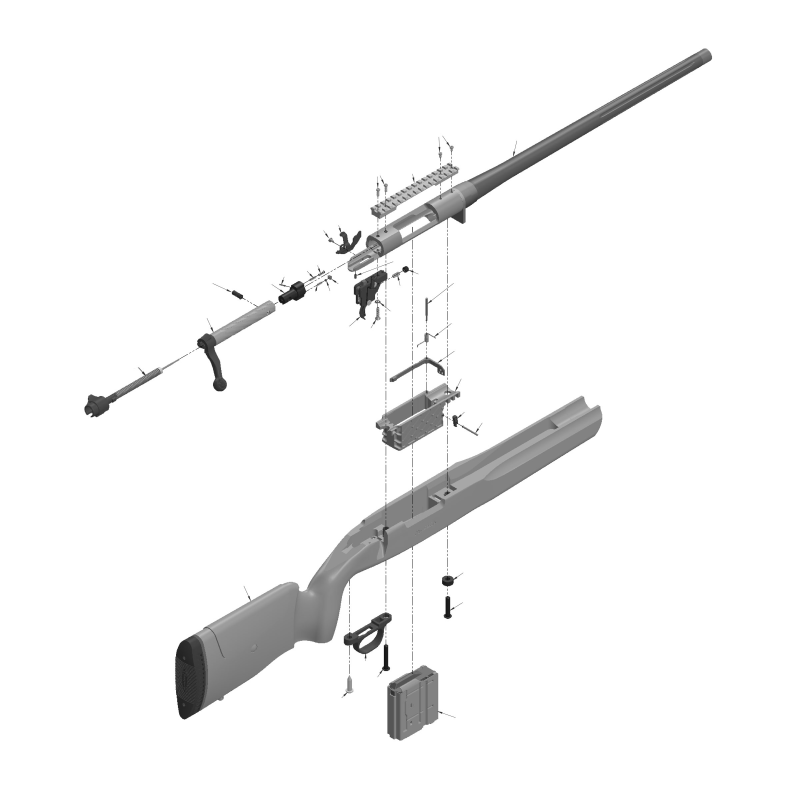
#> input picture mvp.jpg, 2400 x 2400 px (shown at 1/3 size); its folder holds only this picture in this run
$ python -i schematic_cv.py   (imports and definitions only)   (older library calls are emulated)
#> lines starting #> are read from the running program, lines starting #| are printed output that depends on the picture; after the words box and inside, x2 and y2 are one past the last pixel; in counts of white or black regions, pixels touching at a corner belong together
import numpy as np
import matplotlib.pyplot as plt
import base64
import flask
import collections
import cv2
import time

PLOT_ARROWS = True
SHOW_GUN_PLOTS = False


def contour_color_stats(contour, image):
    mask = np.zeros(image.shape, np.uint8)
    cv2.drawContours(mask, [contour], -1, 255, -1)


    vals = image[mask==255]
    return {"mean" : vals.mean(), "median" : np.median(vals), "min" : vals.min(), "max" : vals.max()}


def is_gun_component(contour, im_gs, color_median):
    size = cv2.contourArea(contour)

    if size >= 70:
        return True

    if size <= 20: return False


    color = contour_color_stats(contour, im_gs)["median"]
    return color > color_median and color < 240


def contour_gun_objects(orig_image, im_gs):
    lines_removed = cv2.medianBlur(im_gs, 11)


    im_gs_white_on_black = 255 - im_gs
    eroded = cv2.erode(im_gs_white_on_black, np.ones((3,3)), iterations=1)


    med_blurred = cv2.medianBlur(eroded, 5)

    dil = cv2.dilate(med_blurred, np.ones((5,5)))


    if SHOW_GUN_PLOTS:
        plt.imshow(dil, cmap="gray")
        plt.show()


    canny = cv2.Canny(dil, 150, 300)


    im, conts, hier = cv2.findContours(med_blurred, cv2.RETR_EXTERNAL, cv2.CHAIN_APPROX_SIMPLE)

    small_color_medians = np.array([contour_color_stats(cont, im_gs)["median"] for cont in conts if cv2.contourArea(cont) < 100])
    small_color_median = np.median(small_color_medians[small_color_medians < 240])

    gun_components = [cont for cont in conts if is_gun_component(cont, im_gs, small_color_median)]
    non_components = [cont for cont in conts if not is_gun_component(cont, im_gs, small_color_median)]


    if SHOW_GUN_PLOTS:
        cv2.drawContours(orig_image, gun_components, -1, [255, 0, 0], 1)
        plt.imshow(orig_image)
        plt.show()


    return gun_components

class ArrowWindow:
    def __init__(self, window_color):
        self.window_color = window_color
        self.potential_arrows = []

    def add_arrow(self, arrow):
        self.potential_arrows.append(arrow)

class ArrowContour:
    def __init__(self, cont, window, win_x, win_y, win_rad):
        self.contour = cont
        self.absolute_contour = cont + [[win_x - win_rad, win_y - win_rad]]
        self.area = cv2.contourArea(cont)
        color_stats = contour_color_stats(cont, window)
        self.median_color = color_stats["median"]
        self.min_color = color_stats["min"]
        self.max_color = color_stats["max"]


    # [4 lines left out: function get_abs_cm, not called in this run]


class AnalyzedArrow:
    def __init__(self, abs_contour, seek_dv, center_pt, heavy_pt, light_pt, im_gs): #TODO REMOVE IM_GS ARGUMENT
        hx, hy = heavy_pt
        lx, ly = light_pt
        x,y = center_pt
        dx_raw = hx - lx
        dy_raw = hy - ly
        mag = ((dx_raw**2) + (dy_raw**2))**(1/2)
        dx_normed = dx_raw/mag
        dy_normed = dy_raw/mag

        assert(abs(((dx_normed**2) + (dy_normed**2))**(1/2) - 1) < 0.0000001) # Should be a unit vector

        dt = 15
        backward_dt = -3
        x0 = int(x + dx_normed * backward_dt)
        y0 = int(y + dy_normed * backward_dt)

        x1 = int(x + dx_normed * dt)
        y1 = int(y + dy_normed * dt)


        self.ray_start = (x0, y0)
        self.ray_end = (x1, y1)
        self.unit_vector = (dx_normed, dy_normed)
        self.ortho_unit_vector = (dy_normed, -dx_normed)
        self.abs_contour = abs_contour
        self.seek_dv = seek_dv
        self.center = (x,y)


        # This could technically be done in a small quadrant as relative coordinates
        # then converted to absolute coordinates but it's already pretty fast

        ray_mask = np.zeros(im_gs.shape, np.uint8)
        cv2.line(ray_mask, self.ray_start, self.ray_end, 255, 1)
        self.points_on_line = np.array(tuple(reversed(np.nonzero(ray_mask)))).transpose()

        #self.find_arrow_tail(im_gs) not complete


    # [28 lines left out: function find_arrow_tail, not called in this run]


def detect_arrows(orig_image, im_gs, gun_contours):
    arrow_contours = detect_arrow_contours(orig_image, im_gs, gun_contours)

    im_gs_only_contours = im_gs.copy()

    arrow_contour_mask = np.zeros(im_gs.shape, np.uint8)
    cv2.drawContours(arrow_contour_mask, [arr.absolute_contour for arr in arrow_contours], -1, 255, -1)
    cv2.GaussianBlur(arrow_contour_mask, (5,5), 0)
    im_gs_only_contours[arrow_contour_mask != 255] =  255


    analyzed_arrows = []


    # Find the direction the arrow is pointing
    for arrow_i, arrow in enumerate(arrow_contours):
        [[vx], [vy], [x], [y]] = cv2.fitLine(arrow.absolute_contour, cv2.DIST_L2, 0, 0.1, 0.1)

        diff = 0
        dv = 6
        rad = 3

        while diff < 1/3 * (2 * rad + 1)**2: # 1/3 the area
            x0, y0 = x + dv * -vx, y + dv * -vy
            x1, y1 = x + dv * vx, y + dv * vy

            x, y = map(int, (x, y))
            x0, y0 = map(int, (x0, y0))
            x1, y1 = map(int, (x1, y1))


            #print(x0)
            #print(type(x0), type(y0), type(x1), type(y1))

            sq0 = im_gs[y0-rad:y0+rad+1, x0-rad:x0+rad+1]
            sq1 = im_gs[y1-rad:y1+rad+1, x1-rad:x1+rad+1]

            sq0_filled_pixels = sq0[sq0 != 255].__len__()
            sq1_filled_pixels = sq1[sq1 != 255].__len__()

            s0_darker = sq0_filled_pixels > sq1_filled_pixels
            diff = abs(sq0_filled_pixels - sq1_filled_pixels)

            dv += 1

        if s0_darker:
            heavy_pt = (x0, y0)
            light_pt = (x1, y1)
        if not s0_darker:
            heavy_pt = (x1, y1)
            light_pt = (x0, y0)


        cv2.drawContours(orig_image, [arrow.absolute_contour], -1, (255, 0, 0), 1)
        analyzed = AnalyzedArrow(abs_contour=arrow.absolute_contour, seek_dv=dv, center_pt=(x,y), heavy_pt=heavy_pt, light_pt=light_pt, im_gs=im_gs)
        analyzed_arrows.append(analyzed)
    return analyzed_arrows

def detect_arrow_contours(orig_image, im_gs, gun_contours):
    plt.subplots_adjust(hspace=.9)
    im_gs_cp = im_gs.copy()

    cv2.drawContours(im_gs_cp, gun_contours, -1, 255, -1)
    ret, bin = cv2.threshold(im_gs_cp, 100, 255, cv2.THRESH_BINARY_INV)
    blurred = cv2.medianBlur(bin, 5)
    im, arrow_center_contours, hi = cv2.findContours(blurred, cv2.RETR_EXTERNAL, cv2.CHAIN_APPROX_SIMPLE)

    windows = []
    WINDOW_RADIUS = 10

    areas = []
    median_colors = []
    min_colors = []

    for i,cnt in enumerate(arrow_center_contours):
        moments = cv2.moments(cnt)

        if moments["m00"] == 0:
            x,y = cnt[0][0]
        else:
            x,y = int(moments["m10"] / moments["m00"]), int(moments["m01"] / moments["m00"])

        window = im_gs_cp[y-WINDOW_RADIUS:y+WINDOW_RADIUS, x-WINDOW_RADIUS:x+WINDOW_RADIUS]
        window_color = orig_image[y-WINDOW_RADIUS:y+WINDOW_RADIUS, x-WINDOW_RADIUS:x+WINDOW_RADIUS]
        ret, window_th = cv2.threshold(window, 150, 255, cv2.THRESH_BINARY_INV)

        im, inner_arrow_contours, hi = cv2.findContours(window_th, cv2.RETR_EXTERNAL, cv2.CHAIN_APPROX_SIMPLE)
        current_window = ArrowWindow(window_color)


        for cnt in inner_arrow_contours:
            arr = ArrowContour(cnt, window, x, y, WINDOW_RADIUS)

            if arr.area < 10 or arr.area > 70: continue

            areas.append(arr.area)
            median_colors.append(arr.median_color)
            min_colors.append(arr.min_color)
            current_window.add_arrow(arr)

        windows.append(current_window)


    med_area = np.median(areas)
    med_col = np.median(median_colors)
    med_min_col = np.median(min_colors)


    area_low = np.percentile(areas, 10)
    area_high = np.percentile(areas, 90)
    col_high = np.percentile(median_colors, 80)


    i = 1
    best_arrows = []
    plt.suptitle("Arrow detection")
    for window in windows:
        err = lambda arrow: (arrow.area - med_area)**2 + (arrow.median_color - med_col)**2 + (arrow.min_color - med_min_col)**2

        win_col_cp = window.window_color.copy()
        pot_arrows = window.potential_arrows

        new_pot_arrows = [arr for arr in pot_arrows if abs(arr.min_color-med_min_col) <= 10]
        if new_pot_arrows:
            best_arrow = min(new_pot_arrows, key=err)
            cv2.drawContours(win_col_cp, [best_arrow.contour], -1, (0, 255, 0), 1)
            best_arrows.append(best_arrow)


        if PLOT_ARROWS:
            plt.subplot(10,10,i)
            plt.title(str(best_arrow.min_color if new_pot_arrows else "no arrow"))
            i += 1

            plt.imshow(win_col_cp)


    if PLOT_ARROWS:

        plt.show()
    return best_arrows


class ContourDetectionMask:
    def __init__(self, gun_contours, im_gs):
        self.detection_arr = np.zeros(im_gs.shape, np.uint8)
        self.contour_lookup = {}
        self.gun_contours = gun_contours

        for i, contour in enumerate(gun_contours):
            index_to_place = i + 1
            self.contour_lookup[i+1] = gun_contours[i]
            cv2.drawContours(self.detection_arr, gun_contours, i, i + 1, -1)


def pair_arrows(analyzed_arrows, contour_detection_mask, orig_image):


    cv2.drawContours(orig_image, contour_detection_mask.gun_contours, -1, (255, 0, 0), 1)

    for i,cont in enumerate(contour_detection_mask.gun_contours):
        pt = cont[0][0]
        cv2.putText(orig_image, "C" +str(i+1), tuple(pt), cv2.FONT_HERSHEY_DUPLEX, 0.4, (0, 0, 255), 1, cv2.LINE_AA)


    for i, arr in enumerate(analyzed_arrows):
        cv2.line(orig_image, arr.ray_start, arr.ray_end, (0, 255, 0), 1)
        cv2.putText(orig_image, "A"+str(i), arr.ray_start, cv2.FONT_HERSHEY_DUPLEX, 0.4, (0, 0, 255), 1, cv2.LINE_AA)


    total =0
    hits = 0
    for i, arrow in enumerate(analyzed_arrows):
        pts = arrow.points_on_line

        [x_coords, y_coords] = pts.transpose()

        all_detections = contour_detection_mask.detection_arr[y_coords,x_coords]
        real_detections = np.unique(all_detections[all_detections.nonzero()])

        total += 1
        if len(real_detections) > 0:
            hits += 1

        print("ARROW", i, "INTERSECTS", real_detections)
    plt.title("Contours and arrows")


    plt.imshow(orig_image)
    cv2.imwrite('500_contours_and_arrows.png', orig_image)
    plt.show()


# [342 lines left out: functions show, arrow_testing, build_angle_rect, generate_normal_vectors, score_rect, get_contour_cm and 5 more, not called in this run]
        #cv2.drawContours(orig_image, [max_cnt], -1, [0, 0, 255], 3)


class GunArrowPair:
    # [6 lines left out: function __init__, not called in this run]

    def plot_both(self, color):
        cv2.line(self.orig_image, tuple(self.arrow_cm), tuple((self.arrow_cm + 10 * self.arrow_uv).astype(int)), [0, 150, 200])
        cv2.drawContours(self.orig_image, [self.arrow_rect_contour, self.gun_contour], -1, color, 1)


    # [207 lines left out: functions get_arrow_head_cm, get_back_of_arrow, arrow_method_2, try_sift, not called in this run]


def process(orig_image):
    #try_other_shit(orig_image)

    im_gs = cv2.cvtColor(orig_image, cv2.COLOR_RGB2GRAY)
    gun_contours = contour_gun_objects(orig_image, im_gs)


    # Miscellenous other experiments
    # arrow_method_2(orig_image, im_gs, gun_contours)
    # arrow_testing(orig_image, im_gs, gun_contours)


    analyzed_arrows = detect_arrows(orig_image, im_gs, gun_contours)
    cdm = ContourDetectionMask(gun_contours, im_gs)
    pair_arrows(analyzed_arrows, cdm, orig_image)

    plt.imshow(orig_image)
    plt.show()


# TOdo trying measure the arrow using a literal arrow contour instead of a rectangle
# TRy rotating while using normal vectors instead of only rotating max
# Strategies to deal with arrows embeedded into contours


#process(cv2.imread(r"C:\Users\Admin\Desktop\exploded_view_500.png"))
#process(cv2.imread(r"C:\Users\Admin\Desktop\500.jpg"))
#process(cv2.imread(r"C:\Users\Admin\Desktop\835.jpg"))
# [1 line not run here, left out]

>>> import cv2
>>> picture = cv2.cvtColor(cv2.imread('mvp.jpg'), cv2.COLOR_BGR2RGB)
#> picture is the input picture: shape (2400, 2400, 3); min 0, max 255, mean 245
>>> result = process(picture)
#> in contour_gun_objects, `canny = cv2.Canny(dil, 150, 300)`:
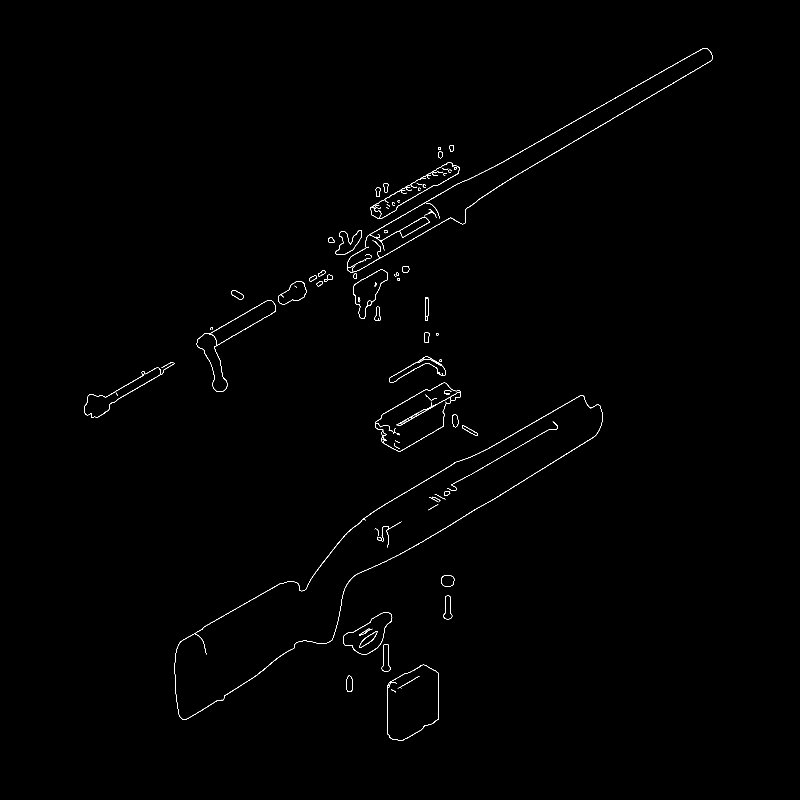
#> canny: shape (2400, 2400) (shown at 1/3 size); 0.36% white in thin lines or dots, all inside (x1, y1, x2, y2) = (252, 144, 2138, 2223)
#> in contour_gun_objects, `im, conts, hier = cv2.findContours(med_blurred, cv2.RETR_EXTERNAL, cv2..`: conts = 74 contours, 38 with area under 20; largest, box (x1, y1, x2, y2) and area: (526, 1188, 1806, 2158) 228969, (1044, 146, 2136, 815) 68471, (1162, 1996, 1315, 2221) 26647, (1127, 1150, 1380, 1352) 24971, (592, 902, 826, 1173) 12879
#> in contour_gun_objects, `small_color_medians = np.array([contour_color_stats(cont, im_gs)["medi..`: small_color_medians = 45 values, max 150 at index 25, min 48.5 at index 44, mean 62.99
#> in contour_gun_objects, `small_color_median = np.median(small_color_medians[small_color_medians..`: small_color_median = 51
#> in contour_gun_objects, `gun_components = [cont for cont in conts if is_gun_component(cont, im_..`: gun_components = 36 contours; largest, box (x1, y1, x2, y2) and area: (526, 1188, 1806, 2158) 228969, (1044, 146, 2136, 815) 68471, (1162, 1996, 1315, 2221) 26647, (1127, 1150, 1380, 1352) 24971, (592, 902, 826, 1173) 12879
#> in contour_gun_objects, `non_components = [cont for cont in conts if not is_gun_component(cont,..`: non_components = 38 contours, all with area under 20
#> in process, `gun_contours = contour_gun_objects(orig_image, im_gs)`: gun_contours has the same summary as gun_components in contour_gun_objects
#> in detect_arrow_contours, `blurred = cv2.medianBlur(bin, 5)`:
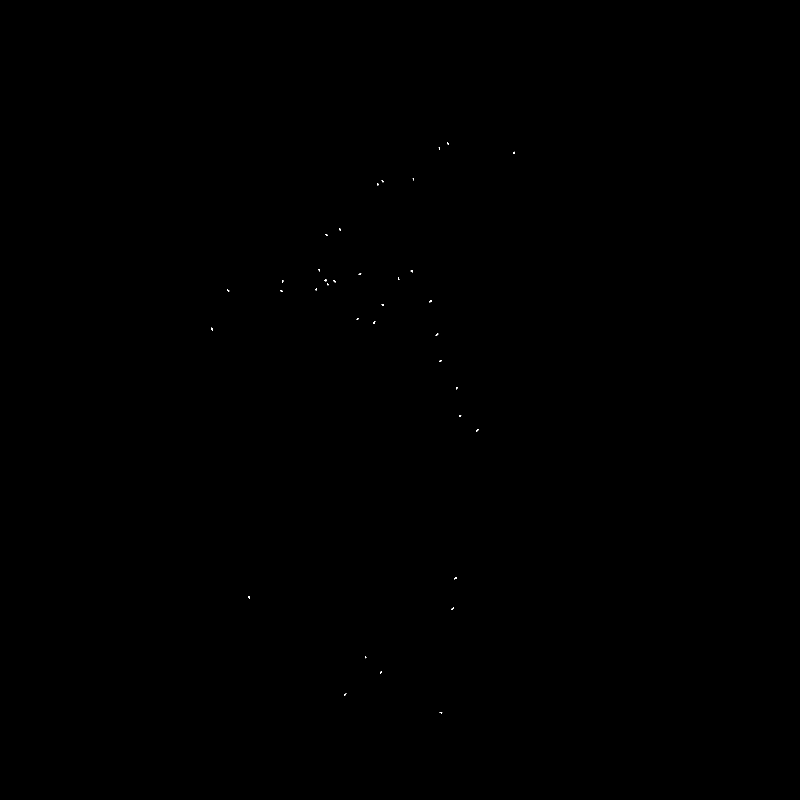
#> blurred: shape (2400, 2400) (shown at 1/3 size); 0.01% white; 36 white regions (3 under 20 px)
#> in detect_arrow_contours, `im, arrow_center_contours, hi = cv2.findContours(blurred, cv2.RETR_EXT..`: arrow_center_contours = 36 contours, 34 with area under 20; largest, box (x1, y1, x2, y2) and area: (633, 983, 639, 992) 22, (1363, 1731, 1371, 1738) 20; hi = 36 rows, first 6: [1, -1, -1, -1], [2, 0, -1, -1], [3, 1, -1, -1], [4, 2, -1, -1], [5, 3, -1, -1], [6, 4, -1, -1]
#> the loop in detect_arrow_contours, `for i,cnt in enumerate(arrow_center_contours):` made 36 passes
#> (x, y, hi) on passes 9, 18: (1379, 1247, [[1, -1, -1, -1], [2, 0, -1, -1], [-1, 1, -1, -1]]), (844, 872, [[1, -1, -1, -1], [-1, 0, -1, -1]])
#> after the loop in detect_arrow_contours, `for i,cnt in enumerate(arrow_center_contours):`:
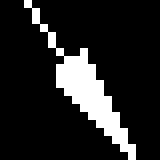
#> window_th: shape (20, 20) (shown 8 times larger); 14% white; 1 white region, box (x1, y1, x2, y2) and area: (3, 0, 17, 20) 56
#> after the loop in detect_arrow_contours, `for i,cnt in enumerate(arrow_center_contours):`: areas = 36 values, max 46 at index 23, min 27 at index 30, mean 32.6; median_colors = 36 values, max 65.5 at index 23, min 54 at index 4, mean 58.44; min_colors = 36 values, max 45 at index 3, min 4 at index 23, mean 37.36; windows = 36 items
#> in detect_arrow_contours, `med_area = np.median(areas)`: med_area = 32
#> in detect_arrow_contours, `med_col = np.median(median_colors)`: med_col = 58
#> in detect_arrow_contours, `med_min_col = np.median(min_colors)`: med_min_col = 40
#> in detect_arrow_contours, `area_low = np.percentile(areas, 10)`: area_low = 29.5
#> in detect_arrow_contours, `area_high = np.percentile(areas, 90)`: area_high = 37
#> in detect_arrow_contours, `col_high = np.percentile(median_colors, 80)`: col_high = 61
#> the loop in detect_arrow_contours, `for window in windows:` made 36 passes
#> after the loop in detect_arrow_contours, `for window in windows:`:
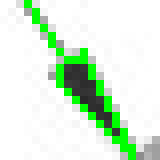
#> win_col_cp: shape (20, 20, 3) (shown 8 times larger); mean R, G, B 216.2, 237.9, 216.2
#> after the loop in detect_arrow_contours, `for window in windows:`: best_arrows = 33 items; i = 37
#> in detect_arrow_contours, `plt.show()`:
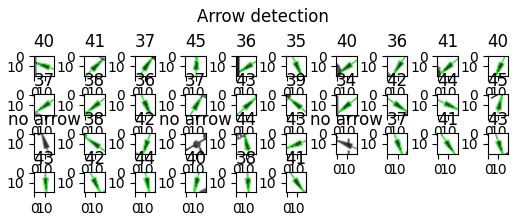
#> figure drawn by matplotlib, 36 panels
#> in detect_arrows, `arrow_contours = detect_arrow_contours(orig_image, im_gs, gun_contours)`: arrow_contours = 33 items
#> in detect_arrows, `im_gs_only_contours[arrow_contour_mask != 255] =  255`:
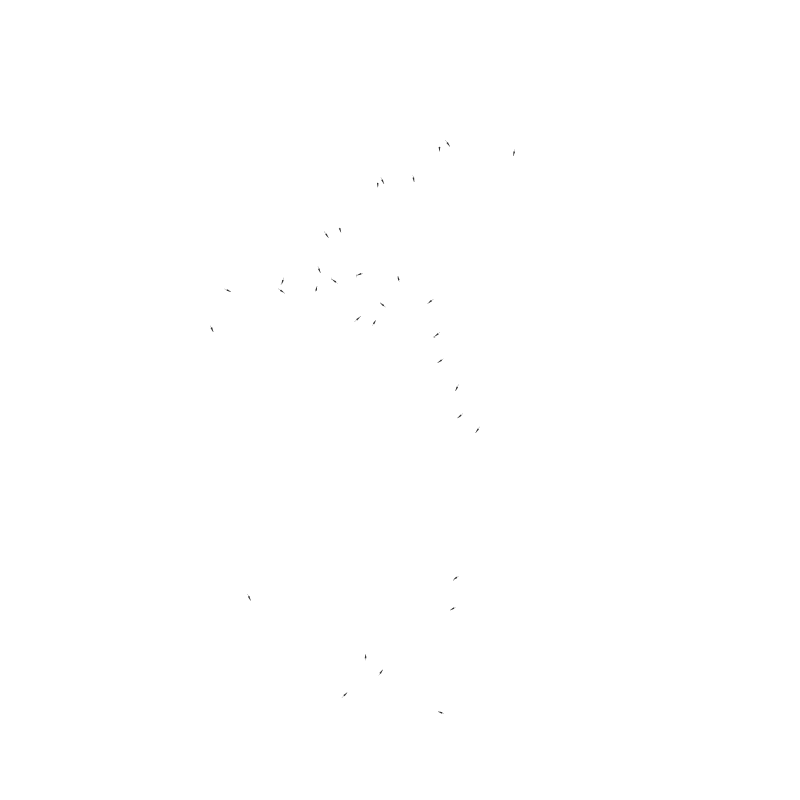
#> im_gs_only_contours: shape (2400, 2400) (shown at 1/3 size); min 34, max 255, mean 254.9
#> the loop in detect_arrows, `for arrow_i, arrow in enumerate(arrow_contours):` made 33 passes
#> (vx, vy, rad) on pass 1: (0.95, 0.314, 3)
#> the loop in __init__, `for i, contour in enumerate(gun_contours):` made 36 passes
#> after the loop in __init__, `for i, contour in enumerate(gun_contours):`:
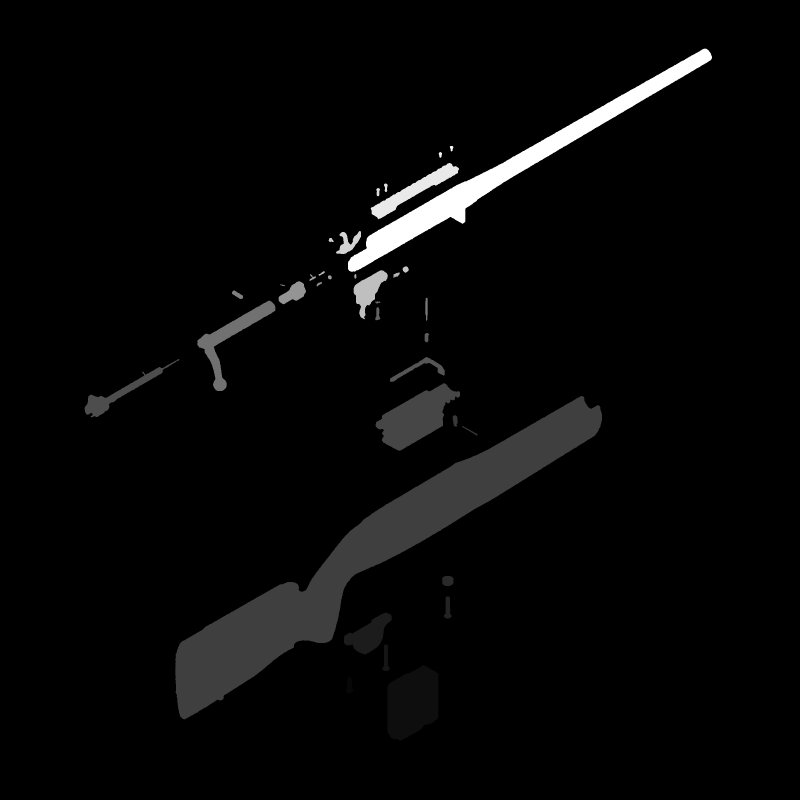
#> self.detection_arr: shape (2400, 2400) (shown at 1/3 size); min 0, max 36, mean 1; drawn with min black and max white
#> the loop in pair_arrows, `for i,cont in enumerate(contour_detection_mask.gun_contours):` made 36 passes
#> the loop in pair_arrows, `for i, arr in enumerate(analyzed_arrows):` made 33 passes
#> the loop in pair_arrows, `for i, arrow in enumerate(analyzed_arrows):` made 33 passes
#| ARROW 0 INTERSECTS [2]
#| ARROW 1 INTERSECTS [1]
#| ARROW 2 INTERSECTS [3]
#| ARROW 3 INTERSECTS [4]
#| ARROW 4 INTERSECTS [5]
#> (further printed lines are left out)
